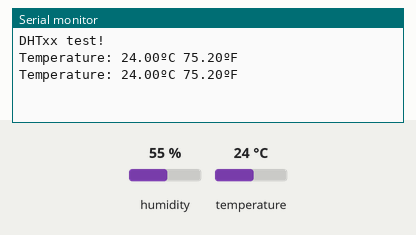
This sketch was run on a simulated Arduino Uno, built with avr-gcc and run on an emulated ATmega328P. Parts: the last lines printed to the serial monitor. The test bench sets the inputs (shaded band); at power-on: temperature 24 °C, humidity 55 %.

Above: at 4.8 s.
4.9 s: temperature set to 12 °C
At 7.2 s:
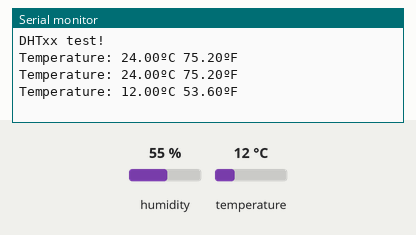
7.9 s: temperature set to 19 °C
At 8.9 s:
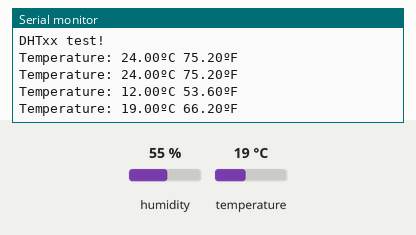
Timing chart, 0 to 10.9 s (numbered marks = the images above; inputs shaded):
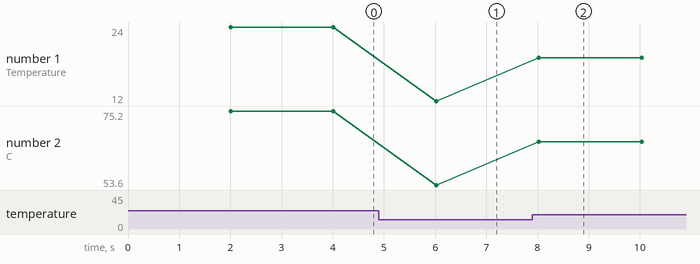

Measured:
- after the input at 4.9 s, the serial monitor: prints a new line after 1.1 s (image 1)
- after the input at 7.9 s, the serial monitor: prints a new line after 0.12 s (image 2)
- plotted number 1: 24 → 12 after the input at 4.9 s, 12 → 19 after the input at 7.9 s
- plotted number 2: 75.2 → 53.6 after the input at 4.9 s, 53.6 → 66.2 after the input at 7.9 s

The sketch:

Read_Temperature.ino
```cpp
#include <DHT.h>

#define DHTPIN 4
#define DHTTYPE DHT22

DHT dht(DHTPIN, DHTTYPE);


void setup() {
  // put your setup code here, to run once:
  Serial.begin(9600);
  Serial.println(F("DHTxx test!"));

  dht.begin();

}

void loop() {
  // put your main code here, to run repeatedly:
  delay(2000);
  float c = dht.readTemperature(); //temp in celcius
  float f = dht.readTemperature(true); //temp in fahrenheit
  Serial.print(F("Temperature: "));
  Serial.print(c);
  Serial.print(F("ºC "));
  Serial.print(f);
  Serial.print(F("ºF \n"));
}
```
